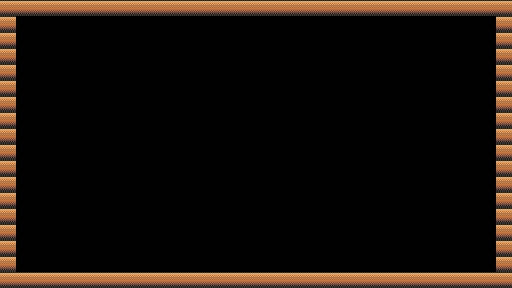

A 2D game scene composited from a Tiled map and its tileset images. What follows is a short description and the map's XML, with every tile layer's data as written:
An orthogonal 32x18 tile map with 16x16 px tiles, 1 tile layer (Tile Layer 1) and 2 objects (Player Spawn, Boss Spawn).

<map version="1.4" tiledversion="1.4.2" orientation="orthogonal" renderorder="right-down" width="32" height="18" tilewidth="16" tileheight="16" infinite="0" nextlayerid="3" nextobjectid="4">
 <tileset firstgid="1" source="Tiles.tsx" />
 <layer id="1" name="Tile Layer 1" width="32" height="18">
  <data encoding="csv">
63,63,63,63,63,63,63,63,63,63,63,63,63,63,63,63,63,63,63,63,63,63,63,63,63,63,63,63,63,63,63,63,
63,0,0,0,0,0,0,0,0,0,0,0,0,0,0,0,0,0,0,0,0,0,0,0,0,0,0,0,0,0,0,63,
63,0,0,0,0,0,0,0,0,0,0,0,0,0,0,0,0,0,0,0,0,0,0,0,0,0,0,0,0,0,0,63,
63,0,0,0,0,0,0,0,0,0,0,0,0,0,0,0,0,0,0,0,0,0,0,0,0,0,0,0,0,0,0,63,
63,0,0,0,0,0,0,0,0,0,0,0,0,0,0,0,0,0,0,0,0,0,0,0,0,0,0,0,0,0,0,63,
63,0,0,0,0,0,0,0,0,0,0,0,0,0,0,0,0,0,0,0,0,0,0,0,0,0,0,0,0,0,0,63,
63,0,0,0,0,0,0,0,0,0,0,0,0,0,0,0,0,0,0,0,0,0,0,0,0,0,0,0,0,0,0,63,
63,0,0,0,0,0,0,0,0,0,0,0,0,0,0,0,0,0,0,0,0,0,0,0,0,0,0,0,0,0,0,63,
63,0,0,0,0,0,0,0,0,0,0,0,0,0,0,0,0,0,0,0,0,0,0,0,0,0,0,0,0,0,0,63,
63,0,0,0,0,0,0,0,0,0,0,0,0,0,0,0,0,0,0,0,0,0,0,0,0,0,0,0,0,0,0,63,
63,0,0,0,0,0,0,0,0,0,0,0,0,0,0,0,0,0,0,0,0,0,0,0,0,0,0,0,0,0,0,63,
63,0,0,0,0,0,0,0,0,0,0,0,0,0,0,0,0,0,0,0,0,0,0,0,0,0,0,0,0,0,0,63,
63,0,0,0,0,0,0,0,0,0,0,0,0,0,0,0,0,0,0,0,0,0,0,0,0,0,0,0,0,0,0,63,
63,0,0,0,0,0,0,0,0,0,0,0,0,0,0,0,0,0,0,0,0,0,0,0,0,0,0,0,0,0,0,63,
63,0,0,0,0,0,0,0,0,0,0,0,0,0,0,0,0,0,0,0,0,0,0,0,0,0,0,0,0,0,0,63,
63,0,0,0,0,0,0,0,0,0,0,0,0,0,0,0,0,0,0,0,0,0,0,0,0,0,0,0,0,0,0,63,
63,0,0,0,0,0,0,0,0,0,0,0,0,0,0,0,0,0,0,0,0,0,0,0,0,0,0,0,0,0,0,63,
63,63,63,63,63,63,63,63,63,63,63,63,63,63,63,63,63,63,63,63,63,63,63,63,63,63,63,63,63,63,63,63
</data>
 </layer>
 <objectgroup id="2" name="SpawnPoints">
  <object id="1" name="Player Spawn" x="38.6667" y="260">
   <properties>
    <property name="Spawn" value="Player" />
    <property name="Type" value="Spawn" />
   </properties>
   <point />
  </object>
  <object id="3" name="Boss Spawn" x="256" y="80">
   <properties>
    <property name="Spawn" value="Boss" />
    <property name="Type" value="Spawn" />
   </properties>
   <point />
  </object>
 </objectgroup>
</map>
